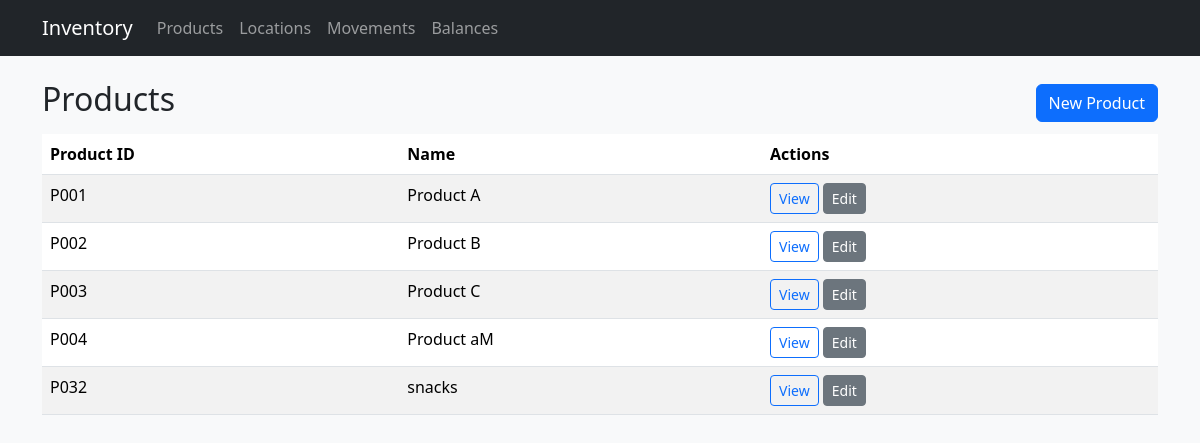
Page /products on the committed database.
### models.py (models this page shows, shortened)
class Product(db.Model):
    __tablename__ = 'products'
    product_id = db.Column(db.String, primary_key=True)
    name = db.Column(db.String, nullable=False)

### app.py (the view)
@app.route('/products')
def products_list():
    products = Product.query.order_by(Product.product_id).all()
    return render_template('products/list.html', products=products)

### templates/products/list.html
{% extends "base.html" %}
{% block content %}
<div class="d-flex justify-content-between align-items-center mb-2">
  <h2>Products</h2>
  <a class="btn btn-primary" href="{{ url_for('product_create') }}">New Product</a>
</div>
<table class="table table-striped bg-white">
  <thead><tr><th>Product ID</th><th>Name</th><th>Actions</th></tr></thead>
  <tbody>
  {% for p in products %}
    <tr>
      <td>{{ p.product_id }}</td>
      <td>{{ p.name }}</td>
      <td>
        <a class="btn btn-sm btn-outline-primary" href="{{ url_for('product_view', product_id=p.product_id) }}">View</a>
        <a class="btn btn-sm btn-secondary" href="{{ url_for('product_edit', product_id=p.product_id) }}">Edit</a>
      </td>
    </tr>
  {% endfor %}
  </tbody>
</table>
{% endblock %}

### rows in the picture
Product: product_id "P001", name "Product A"
Product: product_id "P002", name "Product B"
Product: product_id "P003", name "Product C"
Product: product_id "P004", name "Product aM"
Product: product_id "P032", name "snacks"
